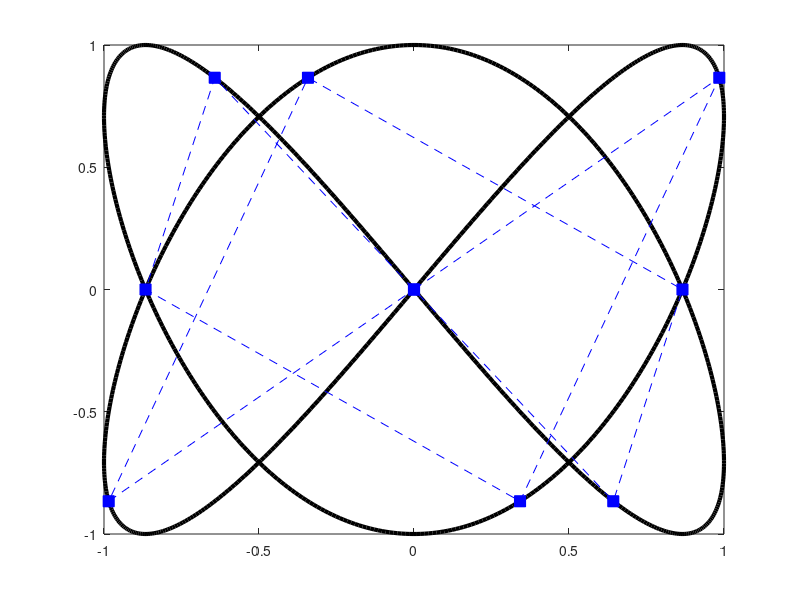

MATLAB code for this plot: (Note: this script raises an error after producing the figure.)
%% 7
A = 1;
B = 1;
%a = 1;
%b = 2;
a = 2;
b = 3;
%a = 7;
%b = 11;
delta = 0;
f = @(t) A .* sin(a.*t + delta);
g = @(t) B .* sin(b.*t);
%g = @sin;
%f = @(t) t;
N = 10;
t0 = 0;
t1 = 2*pi;

tt = linspace(t0, t1, 1000);
plot(f(tt), g(tt), "-k", 'LineWidth', 3);
t = linspace(t0, t1, N);
hold on;
plot(f(t), g(t), "--bsquare", 'MarkerSize', 8, 'MarkerFaceColor', 'b');
disp("equal delta t");
disp(median(abs(diff(vecnorm(diff([f(t); g(t)], 1, 2))))));
hold off;

P = getEqual(f, g, t0, t1, N);

hold on;
plot(P(1, :), P(2, :), "--ro", 'MarkerSize', 8, 'MarkerFaceColor', 'r');
disp("equal line length");
disp(median(abs(diff(vecnorm(diff(P, 1, 2))))));
legend("curve", "equal delta t", "equal line length", 'Location', 'southeast');
axis square;
hold off;
disp("length of curve:")
disp(sum(vecnorm(diff([f(tt); g(tt)], 1, 2))))


function P = getEqual(f, g, t0, t1, N)
    t = linspace(t0, t1, N);
    nIt = 1000;
    for i = 1:nIt
        p = [f(t); g(t)];
        d = vecnorm(diff(p, 1, 2));
        r = (1/2) .* diff(d) ./ (d(1:size(d, 2)-1) + d(2:size(d, 2)));
        t(2:size(t, 2)-1) = t(2:size(t, 2)-1) + r .* (diff(t(2:size(t, 2))) .* (r >= 0) + diff(t(1:size(t, 2)-1)) .* (r < 0));
    end
    P = [f(t); g(t)];
end